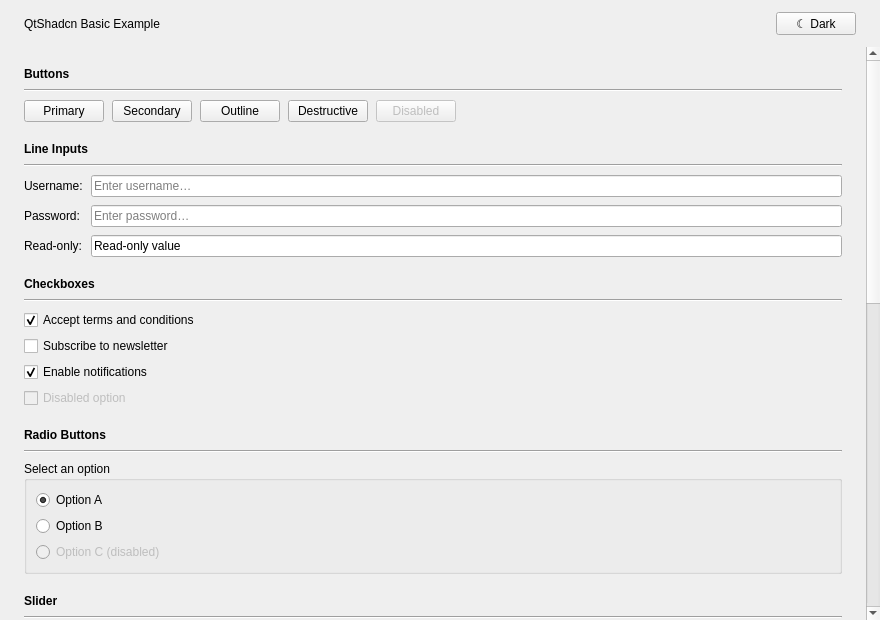
<?xml version="1.0" encoding="UTF-8"?>
<ui version="4.0">
 <class>MainWindow</class>
 <widget class="QMainWindow" name="MainWindow">
  <property name="geometry"><rect><x>0</x><y>0</y><width>880</width><height>620</height></rect></property>
  <property name="windowTitle"><string>QtShadcn — Basic Example</string></property>
  <widget class="QWidget" name="centralwidget">
   <layout class="QVBoxLayout" name="rootLayout">
    <property name="spacing"><number>0</number></property>
    <property name="leftMargin"><number>0</number></property>
    <property name="topMargin"><number>0</number></property>
    <property name="rightMargin"><number>0</number></property>
    <property name="bottomMargin"><number>0</number></property>
    <item>
     <widget class="QWidget" name="headerBar">
      <layout class="QHBoxLayout" name="headerLayout">
       <property name="leftMargin"><number>24</number></property>
       <property name="topMargin"><number>12</number></property>
       <property name="rightMargin"><number>24</number></property>
       <property name="bottomMargin"><number>12</number></property>
       <item><widget class="QLabel" name="headerTitle"><property name="text"><string>QtShadcn Basic Example</string></property></widget></item>
       <item><spacer name="headerSpacer"><property name="orientation"><enum>Qt::Horizontal</enum></property><property name="sizeHint" stdset="0"><size><width>40</width><height>20</height></size></property></spacer></item>
       <item><widget class="QPushButton" name="themeToggle"><property name="maximumWidth"><number>120</number></property><property name="text"><string>☾ Dark</string></property></widget></item>
      </layout>
     </widget>
    </item>
    <item>
     <widget class="QScrollArea" name="scrollArea">
      <property name="widgetResizable"><bool>true</bool></property>
      <property name="frameShape"><enum>QFrame::NoFrame</enum></property>
      <widget class="QWidget" name="scrollAreaContents">
       <property name="geometry"><rect><x>0</x><y>0</y><width>832</width><height>540</height></rect></property>
       <layout class="QVBoxLayout" name="contentLayout">
        <property name="spacing"><number>20</number></property>
        <property name="leftMargin"><number>24</number></property>
        <property name="topMargin"><number>20</number></property>
        <property name="rightMargin"><number>24</number></property>
        <property name="bottomMargin"><number>28</number></property>
        <item>
         <widget class="QWidget" name="sectionButtons">
          <layout class="QVBoxLayout" name="sectionButtonsLayout">
           <property name="spacing"><number>8</number></property>
           <property name="leftMargin"><number>0</number></property><property name="topMargin"><number>0</number></property><property name="rightMargin"><number>0</number></property><property name="bottomMargin"><number>0</number></property>
           <item><widget class="QLabel" name="labelButtons"><property name="text"><string>Buttons</string></property><property name="font"><font><bold>true</bold></font></property></widget></item>
           <item><widget class="QFrame" name="sepButtons"><property name="frameShape"><enum>QFrame::HLine</enum></property><property name="frameShadow"><enum>QFrame::Sunken</enum></property></widget></item>
           <item>
            <layout class="QHBoxLayout" name="buttonsRow">
             <property name="spacing"><number>8</number></property>
             <item><widget class="QPushButton" name="btnPrimary"><property name="text"><string>Primary</string></property></widget></item>
             <item><widget class="QPushButton" name="btnSecondary"><property name="text"><string>Secondary</string></property></widget></item>
             <item><widget class="QPushButton" name="btnOutline"><property name="text"><string>Outline</string></property></widget></item>
             <item><widget class="QPushButton" name="btnDestructive"><property name="text"><string>Destructive</string></property></widget></item>
             <item><widget class="QPushButton" name="btnDisabled"><property name="enabled"><bool>false</bool></property><property name="text"><string>Disabled</string></property></widget></item>
             <item><spacer name="buttonsRowSpacer"><property name="orientation"><enum>Qt::Horizontal</enum></property><property name="sizeHint" stdset="0"><size><width>40</width><height>20</height></size></property></spacer></item>
            </layout>
           </item>
          </layout>
         </widget>
        </item>
        <item>
         <widget class="QWidget" name="sectionInputs">
          <layout class="QVBoxLayout" name="sectionInputsLayout">
           <property name="spacing"><number>8</number></property>
           <property name="leftMargin"><number>0</number></property><property name="topMargin"><number>0</number></property><property name="rightMargin"><number>0</number></property><property name="bottomMargin"><number>0</number></property>
           <item><widget class="QLabel" name="labelInputs"><property name="text"><string>Line Inputs</string></property><property name="font"><font><bold>true</bold></font></property></widget></item>
           <item><widget class="QFrame" name="sepInputs"><property name="frameShape"><enum>QFrame::HLine</enum></property><property name="frameShadow"><enum>QFrame::Sunken</enum></property></widget></item>
           <item>
            <layout class="QFormLayout" name="inputsForm">
             <property name="verticalSpacing"><number>8</number></property>
             <item row="0" column="0"><widget class="QLabel" name="labelUsername"><property name="text"><string>Username:</string></property></widget></item>
             <item row="0" column="1"><widget class="QLineEdit" name="inputUsername"><property name="placeholderText"><string>Enter username…</string></property></widget></item>
             <item row="1" column="0"><widget class="QLabel" name="labelPassword"><property name="text"><string>Password:</string></property></widget></item>
             <item row="1" column="1"><widget class="QLineEdit" name="inputPassword"><property name="echoMode"><enum>QLineEdit::Password</enum></property><property name="placeholderText"><string>Enter password…</string></property></widget></item>
             <item row="2" column="0"><widget class="QLabel" name="labelReadOnly"><property name="text"><string>Read-only:</string></property></widget></item>
             <item row="2" column="1"><widget class="QLineEdit" name="inputReadOnly"><property name="text"><string>Read-only value</string></property><property name="readOnly"><bool>true</bool></property></widget></item>
            </layout>
           </item>
          </layout>
         </widget>
        </item>
        <item>
         <widget class="QWidget" name="sectionCheckboxes">
          <layout class="QVBoxLayout" name="sectionCheckboxesLayout">
           <property name="spacing"><number>8</number></property>
           <property name="leftMargin"><number>0</number></property><property name="topMargin"><number>0</number></property><property name="rightMargin"><number>0</number></property><property name="bottomMargin"><number>0</number></property>
           <item><widget class="QLabel" name="labelCheckboxes"><property name="text"><string>Checkboxes</string></property><property name="font"><font><bold>true</bold></font></property></widget></item>
           <item><widget class="QFrame" name="sepCheckboxes"><property name="frameShape"><enum>QFrame::HLine</enum></property><property name="frameShadow"><enum>QFrame::Sunken</enum></property></widget></item>
           <item>
            <layout class="QVBoxLayout" name="checkboxesCol">
             <property name="spacing"><number>6</number></property>
             <item><widget class="QCheckBox" name="checkTerms"><property name="text"><string>Accept terms and conditions</string></property><property name="checked"><bool>true</bool></property></widget></item>
             <item><widget class="QCheckBox" name="checkNewsletter"><property name="text"><string>Subscribe to newsletter</string></property><property name="checked"><bool>false</bool></property></widget></item>
             <item><widget class="QCheckBox" name="checkNotifications"><property name="text"><string>Enable notifications</string></property><property name="checked"><bool>true</bool></property></widget></item>
             <item><widget class="QCheckBox" name="checkDisabled"><property name="enabled"><bool>false</bool></property><property name="text"><string>Disabled option</string></property></widget></item>
            </layout>
           </item>
          </layout>
         </widget>
        </item>
        <item>
         <widget class="QWidget" name="sectionRadio">
          <layout class="QVBoxLayout" name="sectionRadioLayout">
           <property name="spacing"><number>8</number></property>
           <property name="leftMargin"><number>0</number></property><property name="topMargin"><number>0</number></property><property name="rightMargin"><number>0</number></property><property name="bottomMargin"><number>0</number></property>
           <item><widget class="QLabel" name="labelRadio"><property name="text"><string>Radio Buttons</string></property><property name="font"><font><bold>true</bold></font></property></widget></item>
           <item><widget class="QFrame" name="sepRadio"><property name="frameShape"><enum>QFrame::HLine</enum></property><property name="frameShadow"><enum>QFrame::Sunken</enum></property></widget></item>
           <item>
            <widget class="QGroupBox" name="groupRadio">
             <property name="title"><string>Select an option</string></property>
             <layout class="QVBoxLayout" name="groupRadioLayout">
              <property name="spacing"><number>6</number></property>
              <item><widget class="QRadioButton" name="radioA"><property name="text"><string>Option A</string></property><property name="checked"><bool>true</bool></property></widget></item>
              <item><widget class="QRadioButton" name="radioB"><property name="text"><string>Option B</string></property></widget></item>
              <item><widget class="QRadioButton" name="radioC"><property name="enabled"><bool>false</bool></property><property name="text"><string>Option C (disabled)</string></property></widget></item>
             </layout>
            </widget>
           </item>
          </layout>
         </widget>
        </item>
        <item>
         <widget class="QWidget" name="sectionSlider">
          <layout class="QVBoxLayout" name="sectionSliderLayout">
           <property name="spacing"><number>8</number></property>
           <property name="leftMargin"><number>0</number></property><property name="topMargin"><number>0</number></property><property name="rightMargin"><number>0</number></property><property name="bottomMargin"><number>0</number></property>
           <item><widget class="QLabel" name="labelSliderSection"><property name="text"><string>Slider</string></property><property name="font"><font><bold>true</bold></font></property></widget></item>
           <item><widget class="QFrame" name="sepSlider"><property name="frameShape"><enum>QFrame::HLine</enum></property><property name="frameShadow"><enum>QFrame::Sunken</enum></property></widget></item>
           <item>
            <layout class="QHBoxLayout" name="sliderRow">
             <property name="spacing"><number>12</number></property>
             <item><widget class="QSlider" name="slider"><property name="minimum"><number>0</number></property><property name="maximum"><number>100</number></property><property name="value"><number>42</number></property><property name="orientation"><enum>Qt::Horizontal</enum></property></widget></item>
             <item><widget class="QLabel" name="sliderValueLabel"><property name="minimumWidth"><number>30</number></property><property name="text"><string>42</string></property></widget></item>
            </layout>
           </item>
          </layout>
         </widget>
        </item>
        <item>
         <widget class="QWidget" name="sectionProgress">
          <layout class="QVBoxLayout" name="sectionProgressLayout">
           <property name="spacing"><number>8</number></property>
           <property name="leftMargin"><number>0</number></property><property name="topMargin"><number>0</number></property><property name="rightMargin"><number>0</number></property><property name="bottomMargin"><number>0</number></property>
           <item><widget class="QLabel" name="labelProgress"><property name="text"><string>Progress Bar</string></property><property name="font"><font><bold>true</bold></font></property></widget></item>
           <item><widget class="QFrame" name="sepProgress"><property name="frameShape"><enum>QFrame::HLine</enum></property><property name="frameShadow"><enum>QFrame::Sunken</enum></property></widget></item>
           <item>
            <layout class="QVBoxLayout" name="progressBarsCol">
             <property name="spacing"><number>8</number></property>
             <item><widget class="QProgressBar" name="progressBar1"><property name="minimum"><number>0</number></property><property name="maximum"><number>100</number></property><property name="value"><number>25</number></property></widget></item>
             <item><widget class="QProgressBar" name="progressBar2"><property name="minimum"><number>0</number></property><property name="maximum"><number>100</number></property><property name="value"><number>60</number></property></widget></item>
             <item><widget class="QProgressBar" name="progressBar3"><property name="minimum"><number>0</number></property><property name="maximum"><number>100</number></property><property name="value"><number>90</number></property></widget></item>
            </layout>
           </item>
          </layout>
         </widget>
        </item>
        <item>
         <widget class="QWidget" name="sectionCombo">
          <layout class="QVBoxLayout" name="sectionComboLayout">
           <property name="spacing"><number>8</number></property>
           <property name="leftMargin"><number>0</number></property><property name="topMargin"><number>0</number></property><property name="rightMargin"><number>0</number></property><property name="bottomMargin"><number>0</number></property>
           <item><widget class="QLabel" name="labelCombo"><property name="text"><string>ComboBox</string></property><property name="font"><font><bold>true</bold></font></property></widget></item>
           <item><widget class="QFrame" name="sepCombo"><property name="frameShape"><enum>QFrame::HLine</enum></property><property name="frameShadow"><enum>QFrame::Sunken</enum></property></widget></item>
           <item>
            <widget class="QComboBox" name="comboTheme">
             <property name="maximumWidth"><number>220</number></property>
             <item><property name="text"><string>System Default</string></property></item>
             <item><property name="text"><string>Light Theme</string></property></item>
             <item><property name="text"><string>Dark Theme</string></property></item>
             <item><property name="text"><string>High Contrast</string></property></item>
            </widget>
           </item>
          </layout>
         </widget>
        </item>
        <item>
         <widget class="QWidget" name="sectionTextEdit">
          <layout class="QVBoxLayout" name="sectionTextEditLayout">
           <property name="spacing"><number>8</number></property>
           <property name="leftMargin"><number>0</number></property><property name="topMargin"><number>0</number></property><property name="rightMargin"><number>0</number></property><property name="bottomMargin"><number>0</number></property>
           <item><widget class="QLabel" name="labelTextEdit"><property name="text"><string>Multi-line Text</string></property><property name="font"><font><bold>true</bold></font></property></widget></item>
           <item><widget class="QFrame" name="sepTextEdit"><property name="frameShape"><enum>QFrame::HLine</enum></property><property name="frameShadow"><enum>QFrame::Sunken</enum></property></widget></item>
           <item><widget class="QTextEdit" name="textEditor"><property name="maximumHeight"><number>100</number></property><property name="placeholderText"><string>Type something here…</string></property></widget></item>
          </layout>
         </widget>
        </item>
        <item>
         <widget class="QWidget" name="sectionTabs">
          <layout class="QVBoxLayout" name="sectionTabsLayout">
           <property name="spacing"><number>8</number></property>
           <property name="leftMargin"><number>0</number></property><property name="topMargin"><number>0</number></property><property name="rightMargin"><number>0</number></property><property name="bottomMargin"><number>0</number></property>
           <item><widget class="QLabel" name="labelTabs"><property name="text"><string>Tab Widget</string></property><property name="font"><font><bold>true</bold></font></property></widget></item>
           <item><widget class="QFrame" name="sepTabs"><property name="frameShape"><enum>QFrame::HLine</enum></property><property name="frameShadow"><enum>QFrame::Sunken</enum></property></widget></item>
           <item>
            <widget class="QTabWidget" name="tabWidget">
             <property name="maximumHeight"><number>140</number></property>
             <property name="currentIndex"><number>0</number></property>
             <widget class="QWidget" name="tabOverview">
              <attribute name="title"><string>Overview</string></attribute>
              <layout class="QVBoxLayout" name="tabOverviewLayout">
               <item><widget class="QLabel" name="tabOverviewLabel"><property name="text"><string>This is the Overview tab.
Summary information goes here.</string></property><property name="wordWrap"><bool>true</bool></property></widget></item>
               <item><spacer name="tabOverviewSpacer"><property name="orientation"><enum>Qt::Vertical</enum></property><property name="sizeHint" stdset="0"><size><width>20</width><height>40</height></size></property></spacer></item>
              </layout>
             </widget>
             <widget class="QWidget" name="tabDetails">
              <attribute name="title"><string>Details</string></attribute>
              <layout class="QVBoxLayout" name="tabDetailsLayout">
               <item><widget class="QLabel" name="tabDetailsLabel"><property name="text"><string>This is the Details tab.
More granular content lives here.</string></property><property name="wordWrap"><bool>true</bool></property></widget></item>
               <item><spacer name="tabDetailsSpacer"><property name="orientation"><enum>Qt::Vertical</enum></property><property name="sizeHint" stdset="0"><size><width>20</width><height>40</height></size></property></spacer></item>
              </layout>
             </widget>
             <widget class="QWidget" name="tabSettings">
              <attribute name="title"><string>Settings</string></attribute>
              <layout class="QVBoxLayout" name="tabSettingsLayout">
               <item><widget class="QLabel" name="tabSettingsLabel"><property name="text"><string>This is the Settings tab.
Configuration options go here.</string></property><property name="wordWrap"><bool>true</bool></property></widget></item>
               <item><spacer name="tabSettingsSpacer"><property name="orientation"><enum>Qt::Vertical</enum></property><property name="sizeHint" stdset="0"><size><width>20</width><height>40</height></size></property></spacer></item>
              </layout>
             </widget>
            </widget>
           </item>
          </layout>
         </widget>
        </item>
        <item><spacer name="contentBottomSpacer"><property name="orientation"><enum>Qt::Vertical</enum></property><property name="sizeHint" stdset="0"><size><width>20</width><height>40</height></size></property></spacer></item>
       </layout>
      </widget>
     </widget>
    </item>
   </layout>
  </widget>
 </widget>
 <resources/>
 <connections/>
</ui>
